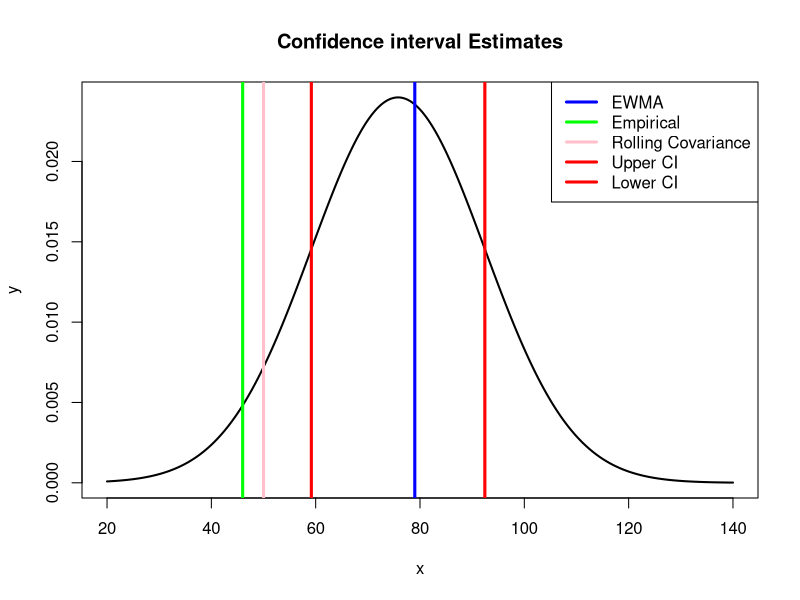

Reproduce this figure in R.
# Confidence Interval 

m <- 1516
alpha <- 0.95
beta <- 0.05


N <- m*(1-alpha)
Z_1_b2 <- qnorm(0.975)

CI_upper <- N+Z_1_b2*sqrt(m*alpha*(1-alpha))
CI_lower <- N-Z_1_b2*sqrt(m*alpha*(1-alpha))


N
CI_upper
CI_lower


# Visualize confidence interval estimates 
x<- seq(from = 20, to = 140, by = 0.1)
y <- dnorm(x, mean= N, sd = Z_1_b2*sqrt(m*alpha*(1-alpha)))


plot(x,y, main = "Confidence interval Estimates", type = "l", lwd = 2)
abline(v = c(79,46,50, CI_lower,CI_upper), col = c("blue", "green", "pink", "red", "red"), lwd = "3")
legend("topright",col = c("blue", "green", "pink", "red", "red"), c("EWMA", "Empirical", "Rolling Covariance", "Upper CI", "Lower CI"), lty = 1, lwd = 3)
